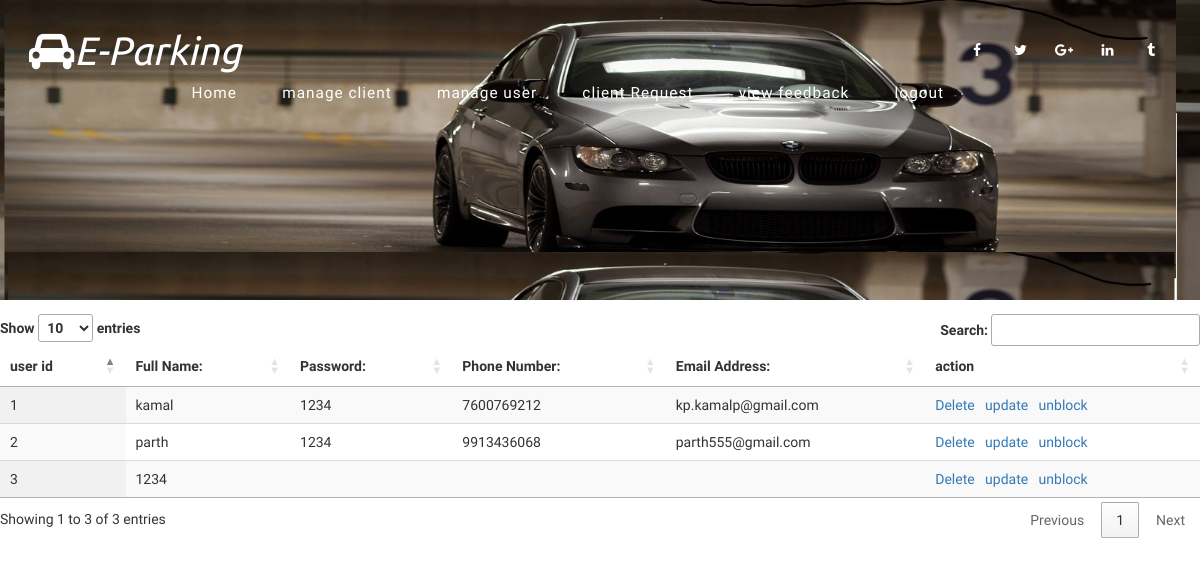
The app's page /adminpanel/manageuser.php with its own data.
### tables this page shows
CREATE TABLE `registration` (
  `uid` int(11) NOT NULL,
  `name` varchar(100) NOT NULL,
  `password` varchar(100) NOT NULL,
  `phone` varchar(15) NOT NULL,
  `email` varchar(100) NOT NULL,
  `status` enum('block','unblock') NOT NULL DEFAULT 'unblock'
);

### adminpanel/manageuser.php (the view, shortened to what this page needs)
<?php
include('conn.php');
?>
<!DOCTYPE html>
<html lang="en">
<head>
<link rel="stylesheet" href="css/bootstrap.css">
<link rel="stylesheet" href="css/style.css" type="text/css" media="all" />
<link rel="stylesheet" href="css/font-awesome.css">
<link rel="stylesheet" href="http://cdn.datatables.net/1.10.16/css/jquery.dataTables.min.css">
</head>
<body>
<div class="main-agile banner-2">
	<div class="header-w3layouts">
	<nav class="navbar navbar-default">
		<div class="logo-agile-1">
			<h1><a class="logo" href="index.html"><i class="fa fa-car" aria-hidden="true"></i>E-Parking</a></h1>
		</div>
		<div class="collapse navbar-collapse navbar-ex1-collapse">
			<ul class="nav navbar-nav navbar-right">
					<li class=""><a href="index1.php">Home</a></li>
					<li class=""><a href="manageclient.php">manage client</a></li>
					<li><a class="active" href="manageuser.php">manage user</a></li>
					<li><a class="" href="rentdrivewayd.php">client Request</a></li>
					<li><a class="" href="viewfeedback.php">view feedback</a></li>
					<li><a class="" href="logout.php">logout</a></li>
			</ul>
			<div class="w3ls-social-icons-2">
				<a class="facebook" href="#"><i class="fa fa-facebook"></i></a>
				<a class="twitter" href="#"><i class="fa fa-twitter"></i></a>
				<a class="pinterest" href="#"><i class="fa fa-google-plus"></i></a>
				<a class="linkedin" href="#"><i class="fa fa-linkedin"></i></a>
				<a class="tumblr" href="#"><i class="fa fa-tumblr"></i></a>
			</div>
		</div>
	</nav>
</div>
</div>
<div class="bs-docs-example">
				<table id="table_id" class="display" class="table table-striped">
					<thead>
						<tr>
							<th>user id</th>
							<th>Full Name:</th>
							<th>Password:</th>
							<th>Phone Number:</th>
							<th>Email Address:</th>
							<th>action</th>
						</tr>
					</thead>
					<tbody>
						<?php
							$sel="select * from registration";
							$exe=$conn->query($sel);
							while($fetch=$exe->fetch_object())
							{
						?>
						<tr>
							<td><?php echo $fetch->uid; ?></td>
							<td><?php echo $fetch->name; ?></td>
							<td><?php echo $fetch->password; ?></td>
							<td><?php echo $fetch->phone; ?></td>
							<td><?php echo $fetch->email; ?></td>
							<td><a href="delete.php ? duid=<?php echo $fetch->uid; ?>">Delete&nbsp&nbsp</a>
							<a href="cedit.php ? euid=<?php echo $fetch->uid; ?>">update&nbsp&nbsp</a>
							<a href="block.php ? buid=<?php echo $fetch->uid; ?>">
							<?php
							echo $fetch->status;
							?>
							</a></td>
						</tr>
						<?php
						}
						?>
					</tbody>
				</table>
			</div>
</body>
</html>

### adminpanel/css/style.css (style rules this page uses)
body { padding:0; margin:0; background:#fff; position:relative; font-family: 'Coda', cursive; overflow-x: hidden; }
body a { transition:0.5s all; -webkit-transition:0.5s all; -moz-transition:0.5s all; -o-transition:0.5s all; -ms-transition:0.5s all; }
h1,h2,h3,h4,h5,h6 { margin:0; font-family: 'Ubuntu', sans-serif; }
ul { margin:0; padding:0; }
.logo-agile-1 { float: left; }
h1 a.logo { font-size: 1.1em; color: #fff !important; font-weight: 400; font-style: italic; text-align: left; display: inherit; }
.navbar-default .navbar-nav > li > a { color: #fff; font-size: 1.1em; font-weight: 400; letter-spacing: 1px; }
.nav > li > a { position: relative; display: block; padding: 10px 17px!important; }
.navbar-nav > li { margin: 0 .5em !important; }
.navbar-default { background-color: transparent !important; border-color: transparent !important; }
.navbar-right { float: left !important; margin: 0 0 0 21em; }
.header-w3layouts { position: absolute; top: 0; z-index: 99; text-align: center; left: 0; width: 100%; padding: 2em; }
.main-agile { background: url(../images/1.jpg) no-repeat 0px 0px; background-size: cover; -webkit-background-size: cover; -moz-background-size: cover; -o-background-size: cover; -moz-background-size: cover; min-height:794px; }
.w3ls-social-icons-2 { text-align: right; }
.w3ls-social-icons-2 i { font-size: 1em; color: #fff; width: 40px; height: 40px; text-align: center; line-height: 3; margin: 0; border-radius: 50%; -webkit-border-radius: 50%; -moz-border-radius: 50%; transition: 0.5s all; -webkit-transition: 0.5s all; -o-transition: 0.5s all; -ms-transition: 0.5s all; -moz-transition: 0.5s all; border: none; }
.main-agile.banner-2 { background: url(../images/99.jpg) no-repeat 0px 0px; background-size: cover; -webkit-background-size: cover; -moz-background-size: cover; -o-background-size: cover; -moz-background-size: cover; min-height:300px; }
.bs-docs-example { margin: 1em 0; }
@media (max-width: 1440px) { .navbar-right { margin: 0 0 0 16em; } }
@media (max-width: 1366px) { .navbar-right { margin: 0 0 0 14em; } }
@media (max-width: 1280px) { .collapse.navbar-collapse.navbar-ex1-collapse { padding: 0; } }
@media (max-width: 1280px) { .navbar-nav > li { margin: 0 .4em !important; } }
@media (max-width: 1280px) { .navbar-right { margin: 0 0 0 10em; } }

### records on screen
registration: uid "1", name "kamal", password "1234", phone "7600769212", email "kp.kamalp@gmail.com", status "unblock"
registration: uid "2", name "parth", password "1234", phone "9913436068", email "parth555@gmail.com", status "unblock"
registration: uid "3", name "1234", status "unblock"
